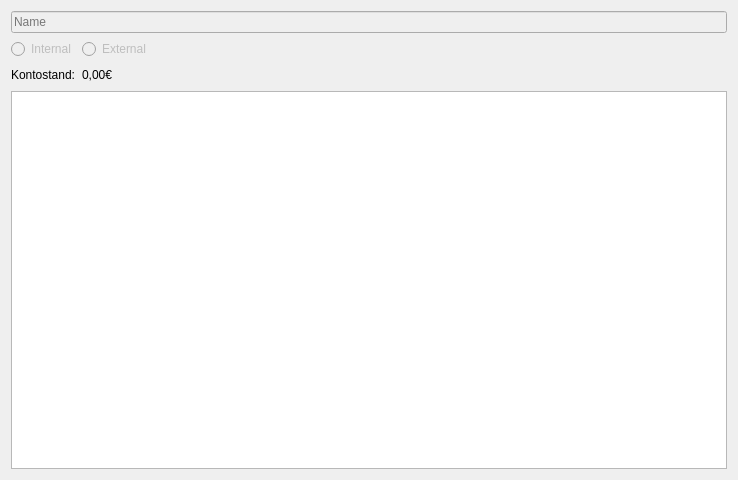
<?xml version="1.0" encoding="UTF-8"?>
<ui version="4.0">
 <class>AccountDialog</class>
 <widget class="QDialog" name="AccountDialog">
  <property name="geometry">
   <rect>
    <x>0</x>
    <y>0</y>
    <width>738</width>
    <height>480</height>
   </rect>
  </property>
  <property name="windowTitle">
   <string>Konto Details</string>
  </property>
  <layout class="QVBoxLayout" name="verticalLayout">
   <item>
    <widget class="QLineEdit" name="nameLineEdit">
     <property name="enabled">
      <bool>false</bool>
     </property>
     <property name="placeholderText">
      <string>Name</string>
     </property>
    </widget>
   </item>
   <item>
    <layout class="QHBoxLayout" name="horizontalLayout_2">
     <item>
      <widget class="QRadioButton" name="internalRadioButton">
       <property name="enabled">
        <bool>false</bool>
       </property>
       <property name="text">
        <string>Internal</string>
       </property>
      </widget>
     </item>
     <item>
      <widget class="QRadioButton" name="externalRadioButton">
       <property name="enabled">
        <bool>false</bool>
       </property>
       <property name="text">
        <string>External</string>
       </property>
      </widget>
     </item>
     <item>
      <spacer name="horizontalSpacer_2">
       <property name="orientation">
        <enum>Qt::Horizontal</enum>
       </property>
       <property name="sizeHint" stdset="0">
        <size>
         <width>40</width>
         <height>20</height>
        </size>
       </property>
      </spacer>
     </item>
    </layout>
   </item>
   <item>
    <layout class="QHBoxLayout" name="horizontalLayout">
     <item>
      <widget class="QLabel" name="label">
       <property name="text">
        <string>Kontostand:</string>
       </property>
      </widget>
     </item>
     <item>
      <widget class="QLabel" name="balanceLabel">
       <property name="text">
        <string>0,00€</string>
       </property>
      </widget>
     </item>
     <item>
      <spacer name="horizontalSpacer">
       <property name="orientation">
        <enum>Qt::Horizontal</enum>
       </property>
       <property name="sizeHint" stdset="0">
        <size>
         <width>40</width>
         <height>20</height>
        </size>
       </property>
      </spacer>
     </item>
    </layout>
   </item>
   <item>
    <widget class="QTableView" name="tableView">
     <property name="alternatingRowColors">
      <bool>true</bool>
     </property>
     <property name="selectionMode">
      <enum>QAbstractItemView::SingleSelection</enum>
     </property>
     <property name="selectionBehavior">
      <enum>QAbstractItemView::SelectRows</enum>
     </property>
     <property name="showGrid">
      <bool>false</bool>
     </property>
     <property name="sortingEnabled">
      <bool>true</bool>
     </property>
     <attribute name="horizontalHeaderMinimumSectionSize">
      <number>100</number>
     </attribute>
     <attribute name="horizontalHeaderStretchLastSection">
      <bool>true</bool>
     </attribute>
     <attribute name="verticalHeaderVisible">
      <bool>false</bool>
     </attribute>
     <attribute name="verticalHeaderDefaultSectionSize">
      <number>25</number>
     </attribute>
     <attribute name="verticalHeaderMinimumSectionSize">
      <number>20</number>
     </attribute>
    </widget>
   </item>
  </layout>
 </widget>
 <resources/>
 <connections/>
</ui>
